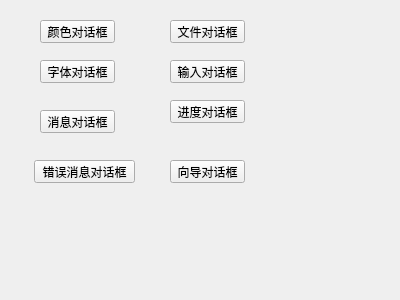
<?xml version="1.0" encoding="UTF-8"?>
<ui version="4.0">
 <class>MyWidget</class>
 <widget class="QWidget" name="MyWidget">
  <property name="geometry">
   <rect>
    <x>0</x>
    <y>0</y>
    <width>400</width>
    <height>300</height>
   </rect>
  </property>
  <property name="windowTitle">
   <string>MyWidget</string>
  </property>
  <widget class="QPushButton" name="pushButton">
   <property name="geometry">
    <rect>
     <x>40</x>
     <y>20</y>
     <width>75</width>
     <height>23</height>
    </rect>
   </property>
   <property name="text">
    <string>颜色对话框</string>
   </property>
  </widget>
  <widget class="QPushButton" name="pushButton_2">
   <property name="geometry">
    <rect>
     <x>170</x>
     <y>20</y>
     <width>75</width>
     <height>23</height>
    </rect>
   </property>
   <property name="text">
    <string>文件对话框</string>
   </property>
  </widget>
  <widget class="QPushButton" name="pushButton_3">
   <property name="geometry">
    <rect>
     <x>40</x>
     <y>60</y>
     <width>75</width>
     <height>23</height>
    </rect>
   </property>
   <property name="text">
    <string>字体对话框</string>
   </property>
  </widget>
  <widget class="QPushButton" name="pushButton_4">
   <property name="geometry">
    <rect>
     <x>170</x>
     <y>60</y>
     <width>75</width>
     <height>23</height>
    </rect>
   </property>
   <property name="text">
    <string>输入对话框</string>
   </property>
  </widget>
  <widget class="QPushButton" name="pushButton_5">
   <property name="geometry">
    <rect>
     <x>40</x>
     <y>110</y>
     <width>75</width>
     <height>23</height>
    </rect>
   </property>
   <property name="text">
    <string>消息对话框</string>
   </property>
  </widget>
  <widget class="QPushButton" name="pushButton_6">
   <property name="geometry">
    <rect>
     <x>170</x>
     <y>100</y>
     <width>75</width>
     <height>23</height>
    </rect>
   </property>
   <property name="text">
    <string>进度对话框</string>
   </property>
  </widget>
  <widget class="QPushButton" name="pushButton_7">
   <property name="geometry">
    <rect>
     <x>34</x>
     <y>160</y>
     <width>101</width>
     <height>23</height>
    </rect>
   </property>
   <property name="text">
    <string>错误消息对话框</string>
   </property>
  </widget>
  <widget class="QPushButton" name="pushButton_8">
   <property name="geometry">
    <rect>
     <x>170</x>
     <y>160</y>
     <width>75</width>
     <height>23</height>
    </rect>
   </property>
   <property name="text">
    <string>向导对话框</string>
   </property>
  </widget>
 </widget>
 <layoutdefault spacing="6" margin="11"/>
 <resources/>
 <connections/>
</ui>
